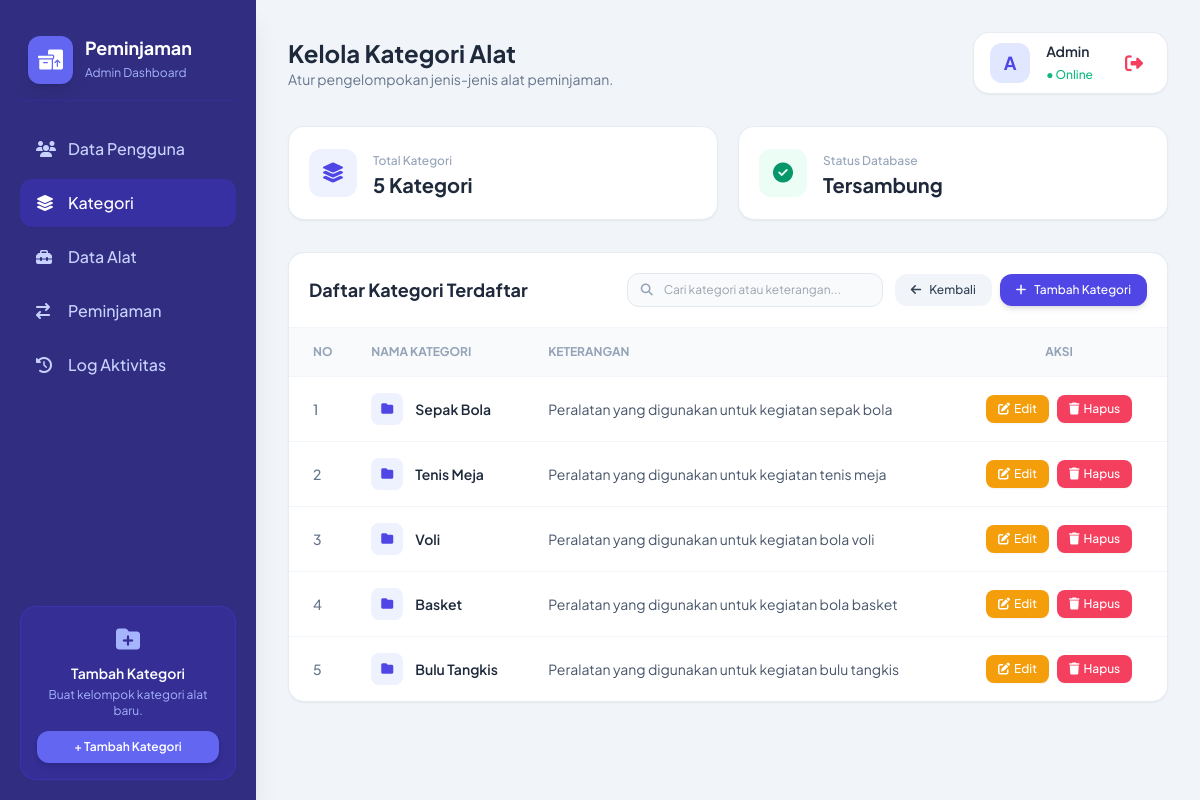
Screenshot of /view/v_kategori.php (signed in) with the database file from the repository.
### tables this page shows
CREATE TABLE `kategori` (
  `id_kategori` int(11) NOT NULL,
  `nama_kategori` varchar(50) NOT NULL,
  `keterangan_kategori` varchar(100) NOT NULL
);

### MODEL/m_kategori.php (called while the page is built, shortened)
<?php
class m_kategori {
    private $db;
    public function __construct($db_connection) {
        $this->db = $db_connection;
    }
    public function tampil_data() {
        $sql = "SELECT id_kategori, nama_kategori, keterangan_kategori FROM kategori";
        $query = mysqli_query($this->db, $sql);
        $result = [];
        if ($query && mysqli_num_rows($query) > 0) {
            while ($data = mysqli_fetch_object($query)) {
                $result[] = $data;
            }
        }
        return $result;
    }
}

### VIEW/v_kategori.php (the view, shortened to what this page needs)
<?php
include_once '../controller/c_kategori.php';
?>
<!DOCTYPE html>
<html lang="id">
<head>
    <script src="https://cdn.tailwindcss.com"></script>
    <link rel="stylesheet" href="https://cdnjs.cloudflare.com/ajax/libs/font-awesome/6.4.0/css/all.min.css">
</head>
<body class="bg-slate-100 text-slate-800 antialiased">
    <div class="flex min-h-screen">
        <aside class="w-64 bg-indigo-900 text-white flex flex-col justify-between p-5 shadow-xl shrink-0">
            <div>
                <div class="flex items-center gap-3 px-2 py-4 border-b border-indigo-800/60 mb-6">
                    <div class="bg-indigo-500 text-white p-2.5 rounded-xl shadow-lg">
                        <i class="fa-solid fa-boxes-packing text-xl"></i>
                    </div>
                    <div>
                        <h1 class="font-bold text-lg leading-tight">Peminjaman</h1>
                        <span class="text-xs text-indigo-300">Admin Dashboard</span>
                    </div>
                </div>
                <nav class="space-y-1.5">
                    <a href="v_tampilan_user.php" class="flex items-center gap-3 px-4 py-3 rounded-xl text-indigo-200 hover:bg-indigo-800/50 hover:text-white font-medium transition">
                        <i class="fa-solid fa-users w-5"></i> Data Pengguna
                    </a>
                    <a href="v_kategori.php" class="flex items-center gap-3 px-4 py-3 rounded-xl bg-indigo-800 text-white font-medium shadow-sm transition">
                        <i class="fa-solid fa-layer-group w-5"></i> Kategori
                    </a>
                    <a href="v_alat.php" class="flex items-center gap-3 px-4 py-3 rounded-xl text-indigo-200 hover:bg-indigo-800/50 hover:text-white font-medium transition">
                        <i class="fa-solid fa-toolbox w-5"></i> Data Alat
                    </a>
                    <a href="v_peminjaman_admin.php?tipe=pinjam" class="flex items-center gap-3 px-4 py-3 rounded-xl text-indigo-200 hover:bg-indigo-800/50 hover:text-white font-medium transition">
                        <i class="fa-solid fa-arrow-right-arrow-left w-5"></i> Peminjaman
                    </a>
                    <a href="v_log_aktivitas.php" class="flex items-center gap-3 px-4 py-3 rounded-xl text-indigo-200 hover:bg-indigo-800/50 hover:text-white font-medium transition">
                        <i class="fa-solid fa-clock-rotate-left w-5"></i> Log Aktivitas
                    </a>
                </nav>
            </div>
            <div class="bg-indigo-800/60 p-4 rounded-2xl border border-indigo-700/50 text-center">
                <i class="fa-solid fa-folder-plus text-indigo-300 text-2xl mb-2"></i>
                <h4 class="text-sm font-semibold mb-1">Tambah Kategori</h4>
                <p class="text-xs text-indigo-300 mb-3">Buat kelompok kategori alat baru.</p>
                <a href="v_tambah_kategori.php" class="inline-block w-full py-2 bg-indigo-500 hover:bg-indigo-400 text-white font-semibold text-xs rounded-xl shadow-md transition">
                    + Tambah Kategori
                </a>
            </div>
        </aside>
        <main class="flex-1 p-8 overflow-y-auto">
            <header class="flex flex-col md:flex-row justify-between items-start md:items-center gap-4 mb-8">
                <div>
                    <h2 class="text-2xl font-bold text-slate-800">Kelola Kategori Alat</h2>
                    <p class="text-sm text-slate-500">Atur pengelompokan jenis-jenis alat peminjaman.</p>
                </div>
                <div class="flex items-center gap-4 bg-white px-4 py-2 rounded-2xl shadow-sm border border-slate-200/80">
                    <div class="w-10 h-10 rounded-xl bg-indigo-100 text-indigo-600 flex items-center justify-center font-bold text-lg">
                        <?= strtoupper(substr($_SESSION['role'] ?? 'A', 0, 1)); ?>
                    </div>
                    <div>
                        <p class="text-sm font-semibold capitalize text-slate-800"><?= $_SESSION['role'] ?? 'Admin'; ?></p>
                        <span class="text-xs text-emerald-500 font-medium">● Online</span>
                    </div>
                    <button type="button"
                            onclick="konfirmasiLogout()"
                            class="ml-2 text-rose-500 hover:bg-rose-50 p-2 rounded-lg transition cursor-pointer"
                            title="Logout">
                        <i class="fa-solid fa-right-from-bracket text-lg"></i>
                    </button>
                </div>
            </header>
            <section class="grid grid-cols-1 md:grid-cols-2 gap-5 mb-8">
                <div class="bg-white p-5 rounded-2xl border border-slate-200/80 shadow-sm flex items-center gap-4">
                    <div class="w-12 h-12 rounded-xl bg-indigo-50 text-indigo-600 flex items-center justify-center text-xl">
                        <i class="fa-solid fa-layer-group"></i>
                    </div>
                    <div>
                        <span class="text-xs font-medium text-slate-400">Total Kategori</span>
                        <h3 class="text-xl font-bold text-slate-800"><?= !empty($data_kategori) ? count($data_kategori) : 0; ?> Kategori</h3>
                    </div>
                </div>
                <div class="bg-white p-5 rounded-2xl border border-slate-200/80 shadow-sm flex items-center gap-4">
                    <div class="w-12 h-12 rounded-xl bg-emerald-50 text-emerald-600 flex items-center justify-center text-xl">
                        <i class="fa-solid fa-circle-check"></i>
                    </div>
                    <div>
                        <span class="text-xs font-medium text-slate-400">Status Database</span>
                        <h3 class="text-xl font-bold text-slate-800">Tersambung</h3>
                    </div>
                </div>
            </section>
            <section class="bg-white rounded-2xl border border-slate-200/80 shadow-sm overflow-hidden">
                <div class="p-5 border-b border-slate-100 flex flex-col md:flex-row justify-between items-stretch md:items-center gap-4">
                    <h3 class="font-bold text-slate-800 text-lg">Daftar Kategori Terdaftar</h3>
                    <div class="flex flex-col sm:flex-row items-center gap-3">
                        <div class="relative w-full sm:w-64">
                            <i class="fa-solid fa-magnifying-glass absolute left-3.5 top-1/2 -translate-y-1/2 text-slate-400 text-xs"></i>
                            <input type="text"
                                   id="searchInput"
                                   onkeyup="cariKategori()"
                                   placeholder="Cari kategori atau keterangan..."
                                   class="w-full pl-9 pr-4 py-2 bg-slate-50 border border-slate-200 text-xs rounded-xl focus:bg-white focus:outline-none focus:ring-2 focus:ring-indigo-500/20 focus:border-indigo-500 transition">
                        </div>
                        <div class="flex items-center gap-2 w-full sm:w-auto">
                            <a href="v_tampilan_user.php" class="w-1/2 sm:w-auto px-4 py-2 bg-slate-100 hover:bg-slate-200 text-slate-700 font-medium text-xs rounded-xl transition flex items-center justify-center gap-2">
                                <i class="fa-solid fa-arrow-left"></i> Kembali
                            </a>
                            <a href="v_tambah_kategori.php" class="w-1/2 sm:w-auto px-4 py-2 bg-indigo-600 hover:bg-indigo-700 text-white font-medium text-xs rounded-xl shadow-md transition flex items-center justify-center gap-2 shrink-0">
                                <i class="fa-solid fa-plus"></i> Tambah Kategori
                            </a>
                        </div>
                    </div>
                </div>
                <div class="overflow-x-auto">
                    <table class="w-full text-left border-collapse" id="kategoriTable">
                        <thead>
                            <tr class="bg-slate-50 border-b border-slate-100 text-slate-400 text-xs uppercase font-semibold">
                                <th class="p-4 pl-6">No</th>
                                <th class="p-4">Nama Kategori</th>
                                <th class="p-4">Keterangan</th>
                                <th class="p-4 text-center pr-6">Aksi</th>
                            </tr>
                        </thead>
                        <tbody class="divide-y divide-slate-100 text-sm" id="tableBody">
                            <?php
                            $no = 1;
                            if (!empty($data_kategori)) :
                                foreach($data_kategori as $kat) :
                            ?>
                                <tr class="hover:bg-slate-50/80 transition kategori-row">
                                    <td class="p-4 pl-6 font-medium text-slate-500"><?= $no++; ?></td>
                                    <td class="p-4">
                                        <div class="flex items-center gap-3">
                                            <div class="w-8 h-8 rounded-lg bg-indigo-50 text-indigo-600 flex items-center justify-center font-bold text-xs shrink-0">
                                                <i class="fa-solid fa-folder"></i>
                                            </div>
                                            <span class="font-semibold text-slate-800"><?= htmlspecialchars($kat->nama_kategori); ?></span>
                                        </div>
                                    </td>
                                    <td class="p-4 text-slate-600">
                                        <?= htmlspecialchars($kat->keterangan_kategori); ?>
                                    </td>
                                    <td class="p-4 text-center pr-6">
                                        <div class="flex justify-center items-center gap-2">
                                            <a href="v_update_kategori.php?aksi=edit&id=<?= $kat->id_kategori; ?>"
                                               class="px-3 py-1.5 bg-amber-500 hover:bg-amber-600 text-white font-medium text-xs rounded-lg shadow-sm transition flex items-center gap-1">
                                                <i class="fa-solid fa-pen-to-square"></i> Edit
                                            </a>
                                            <button type="button"
                                                    onclick="konfirmasiHapus(<?= $kat->id_kategori; ?>, '<?= addslashes(htmlspecialchars($kat->nama_kategori)); ?>')"
                                                    class="px-3 py-1.5 bg-rose-500 hover:bg-rose-600 text-white font-medium text-xs rounded-lg shadow-sm transition flex items-center gap-1 cursor-pointer">
                                                <i class="fa-solid fa-trash"></i> Hapus
                                            </button>
                                        </div>
                                    </td>
                                </tr>
                            <?php
                                endforeach;
                            endif; ?>
                        </tbody>
                    </table>
                </div>
            </section>
        </main>
    </div>
</body>
</html>

### VIEW/v_kategori.php (style rules this page uses)
body { font-family: 'Plus Jakarta Sans', sans-serif; }

### rows the page displays
kategori: nama_kategori "Sepak Bola", keterangan_kategori "Peralatan yang digunakan untuk kegiatan sepak bola"
kategori: nama_kategori "Tenis Meja", keterangan_kategori "Peralatan yang digunakan untuk kegiatan tenis meja"
kategori: nama_kategori "Voli", keterangan_kategori "Peralatan yang digunakan untuk kegiatan bola voli"
kategori: nama_kategori "Basket", keterangan_kategori "Peralatan yang digunakan untuk kegiatan bola basket"
kategori: nama_kategori "Bulu Tangkis", keterangan_kategori "Peralatan yang digunakan untuk kegiatan bulu tangkis"

### other values shown
substr($_SESSION['role'] ?? 'A', 0, 1) "A"
$_SESSION['role'] "Admin"
count($data_kategori) "5"
